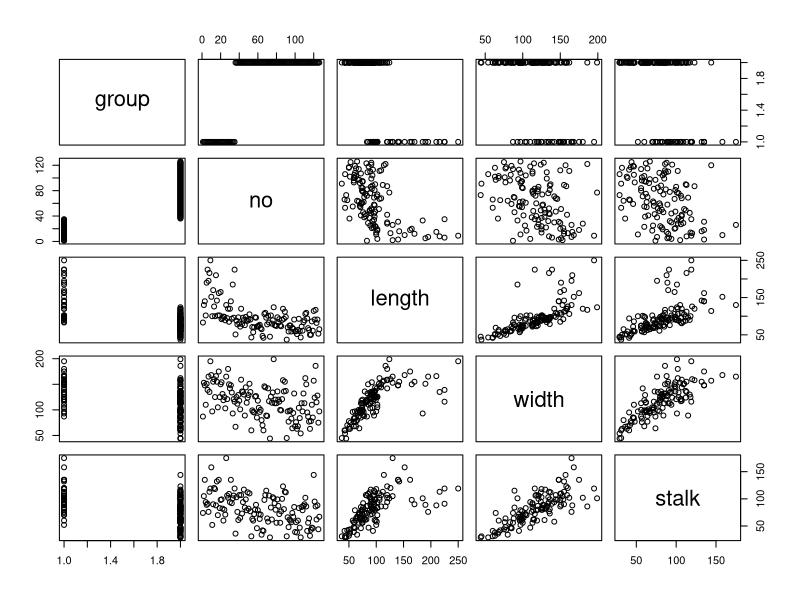
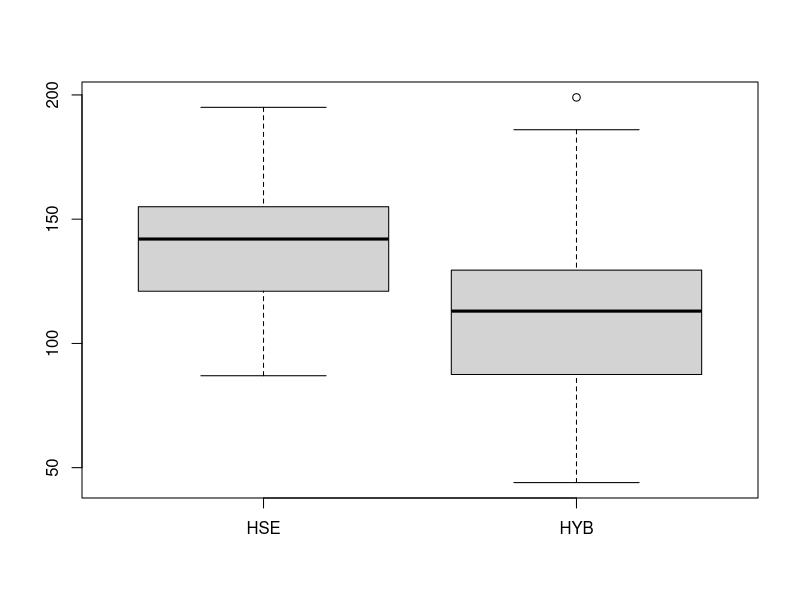
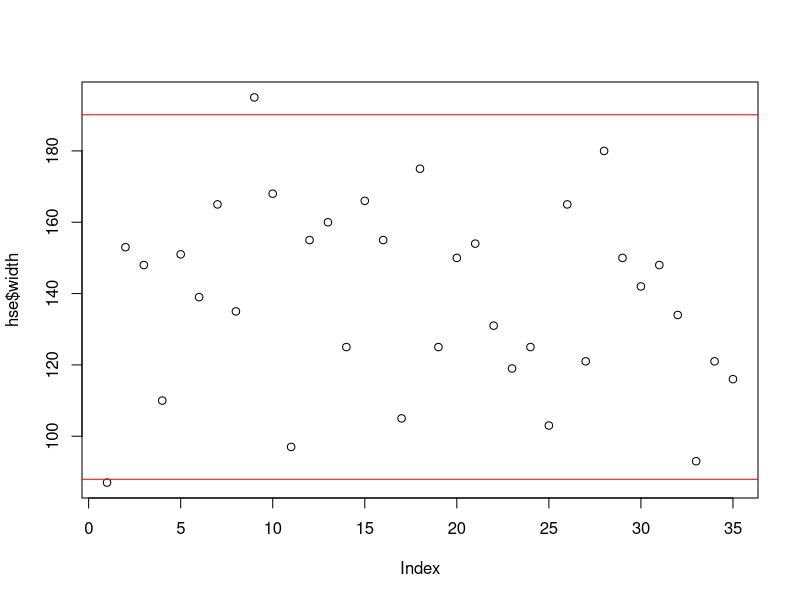
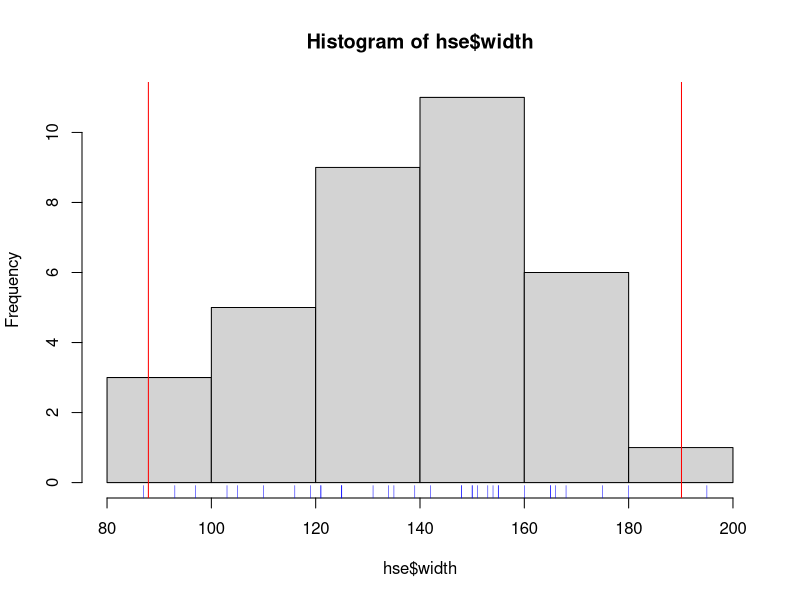

Here is the R script that generated these plots, in order: (Note: this script raises an error after producing the figures.)
## ---- chunk 1
knitr::opts_chunk$set(echo = TRUE, eval=FALSE)
leaves <- read.csv("leaves.csv")
## ---- chunk 2
knitr::opts_chunk$set(eval = FALSE)
library("gplots", quietly=TRUE, warn.conflicts = FALSE)
library("dplyr")
library("ggplot2")
## ---- chunk 3
#  ... do it
## ---- chunk 4
plot(leaves)
## ---- chunk 5
hyb <- subset(leaves, group == "HYB")
hse <- subset(leaves, group == "HSE")
## ---- chunk 6
boxplot(hse$width, hyb$width, names=c("HSE", "HYB"))
## ---- chunk 7
# use `hist`, `qqnorm`, `qqline`
# ...
## ---- chunk 8
quantile(hse$width, p = c(0.025, 0.975))
## ---- chunk 9
hse.mean <- mean(hse$width)
hse.sd   <- sd(hse$width)
hse.N    <- length(hse$width)
hse.se   <- hse.sd/sqrt(hse.N)
## ---- chunk 10
hse.95 <- hse.mean + c(-1.96, 1.96) * hse.sd
hse.95
## ---- chunk 11
hse.95 <- hse.mean + qnorm(c(0.025, 0.975)) * hse.sd
hse.95
## ---- chunk 12
plot(hse$width)
abline(h = hse.95, col="red")
## ---- chunk 13
hist(hse$width)
abline(v = hse.95, col="red")
rug(hse$width, col="blue")
## ---- chunk 14
hse.ci <- hse.mean + qt(p = c(0.025, 0.975), df = hse.N - 1) * hse.se
## ---- chunk 15
#  Do the same for the "hyb" data, calculate mean, sd, N, se and ci.
# ...
## ---- chunk 16
library("gplots")
barplot2(height = c(hyb.mean, hse.mean),
         ci.l   = c(hyb.ci[1], hse.ci[1]),
         ci.u   = c(hyb.ci[2], hse.ci[2]),
         plot.ci = TRUE,
         names.arg=c("Hyb", "HSE")
)
## ---- chunk 17
x <- barplot(c(hyb.mean, hse.mean),
  names.arg=c("HYB", "HSE"), ylim=c(0, 150))
segments(x0=x[1], y0=hyb.ci[1], y1=hyb.ci[2], lwd=2)
segments(x0=x[2], y0=hse.ci[1], y1=hse.ci[2], lwd=2)
## ---- chunk 18
t.test(width ~ group, data = leaves)
## ---- chunk 19
# var.test(...)
# t.test(...)
# ...
## ---- chunk 20
library("dplyr")
leaves <- read.csv("leaves.csv")

stats <-
  leaves |>
    group_by(group) |>
    summarize(mean = mean(width), sd = sd(width),
              N = length(width), se = sd/sqrt(N),
              lwr = mean + qt(p = 0.025, df = N-1) * se,
              upr = mean + qt(p = 0.975, df = N-1) * se
             )

stats
## ---- chunk 21
library("ggplot2")
stats |>
  ggplot(aes(x=group, y=mean, min=lwr, max=upr))  +
    geom_col() + geom_errorbar(width=0.2)
